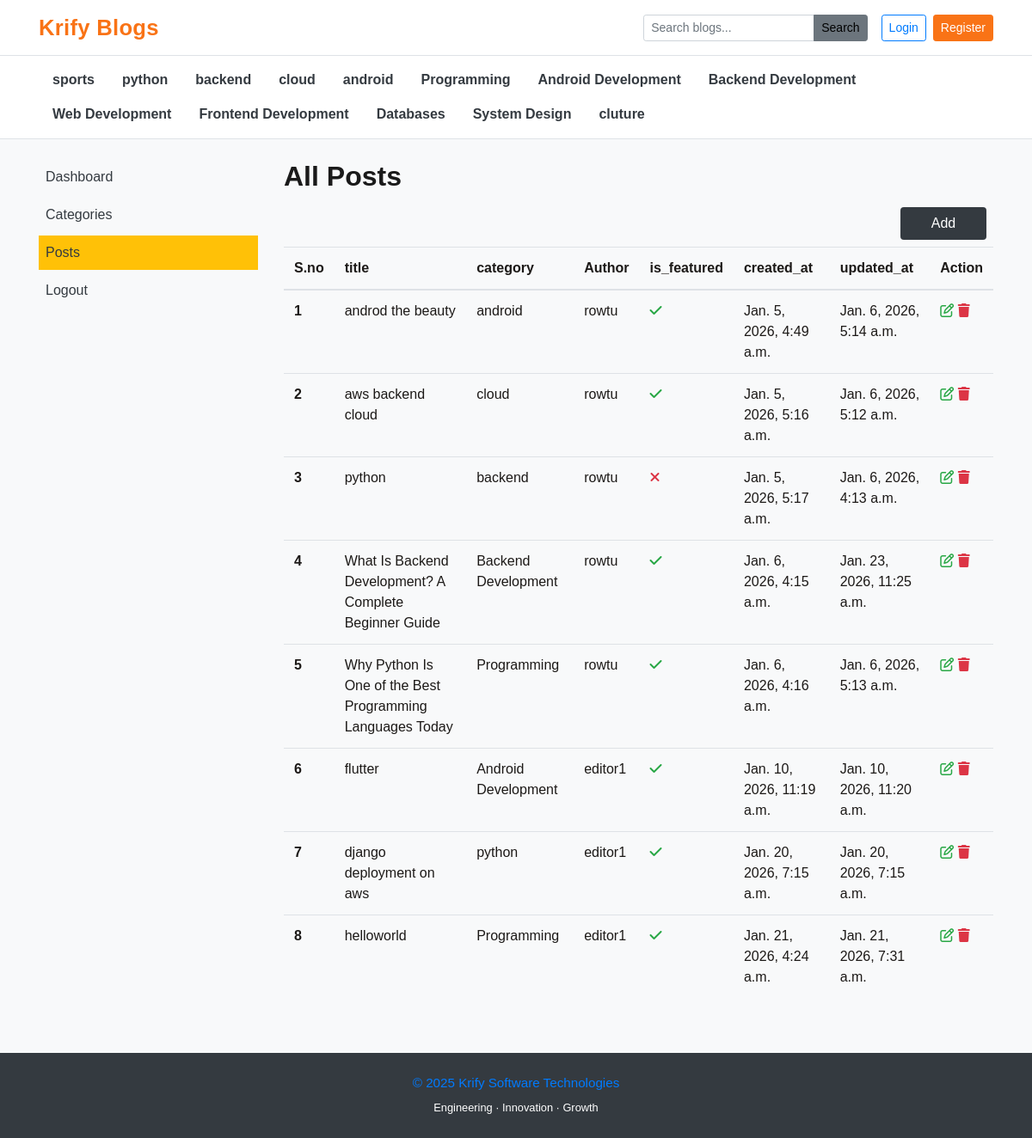
/dashboard/posts, run on the app's committed database.
### blog/models.py (models this page shows, shortened)
class Category(models.Model):
    category_name=models.CharField(max_length=50,unique=True)
    create_at=models.DateTimeField(auto_now_add=True)
    update_at=models.DateTimeField(auto_now=True)
    class Meta:
        verbose_name_plural="categories"
    def __str__(self):
        return self.category_name

class Blog(models.Model):
    title= models.CharField(max_length=100,blank=False)
    slug= models.SlugField(max_length=150,unique=True,blank=True)
    category=models.ForeignKey(Category,on_delete=models.CASCADE)
    author=models.ForeignKey(User,on_delete=models.CASCADE)
    featured_img=models.ImageField(upload_to='upload/%Y/%m/%d')
    short_description=models.TextField(max_length=500)
    blog_body=models.TextField(max_length=2000)
    status=models.IntegerField(choices=STATUS_CHOICES,default=0)
    is_featured=models.BooleanField(default=False)
    created_at=models.DateTimeField(auto_now_add=True)
    updated_at=models.DateTimeField(auto_now=True)

### dashboards/views.py (the view)
# urls.py: path('/posts',posts,name="posts"),
def posts(request):
    posts=Blog.objects.all()
    context={
        "posts":posts
    }
    return render (request,"dashboard/posts.html",context)

### blog/context_processors.py (called while the page is built)
def categories_processor(request):
    categories = Category.objects.all()
    return dict(categories=categories)

def social_links(request):
    social_links=Sociallinks.objects.all()
    return dict(social_links=social_links)

### templates/dashboard/posts.html
{% extends 'base.html' %} {% block content %}
<div class="row">
  <div class="col-md-3">{% include 'dashboard/sidebar.html' %}</div>
  <div class="col-md-9">
    <h2>All Posts</h2>
    <a href="{% url 'AddPosts' %}">
      <button
        class="btn text-white bg-dark m-2"
        style="width: 100px; float: right"
      >
        Add
      </button>
    </a>
    <table class="table table-hover">
      <thead>
        <tr>
          <th scope="col">S.no</th>
          <th scope="col">title</th>
          <th scope="col">category</th>
          <th scope="col">Author</th>
          <th scope="col">is_featured</th>
          <th scope="col">created_at</th>
          <th scope="col">updated_at</th>
          <th scope="col">Action</th>
        </tr>
      </thead>
      <tbody>
        {% for post in posts %}
        <tr>
          <th scope="row">{{forloop.counter}}</th>
          <td>{{post.title}}</td>
          <td>{{post.category}}</td>
          <td>{{post.author}}</td>
          <td>{% if post.is_featured %}
            <i class="fas fa-check text-success"></i>
          {% else %}
            <i class="fas fa-times text-danger">
          {% endif %}</td>
          <td>{{post.created_at}}</td>
          <td>{{post.updated_at}}</td>
          <div class="d-flex gap-3">
            <td>
              <a href="{% url 'EditPost' post.id %}"
                ><i class="fa-regular fa-pen-to-square text-success"></i
              ></a>
              <a href="{%url 'deletepost' post.id %}"
                ><i class="fas fa-trash text-danger"></i
              ></a>
            </td>
          </div>
        </tr>
        {% endfor %}
      </tbody>
    </table>
  </div>
</div>
{% endblock content %}

### templates/base.html (shortened to what this page needs)
{% load static %}
<!DOCTYPE html>
<html lang="en">
  <head>
    <link
      rel="stylesheet"
      href="https://cdnjs.cloudflare.com/ajax/libs/font-awesome/6.5.1/css/all.min.css"
    />
    <link
      href="https://getbootstrap.com/docs/4.0/dist/css/bootstrap.min.css"
      rel="stylesheet"
    />
    <link href="{% static 'css/blog.css' %}" rel="stylesheet" />
  </head>
  <body class="bg-light">
    <header class="sticky-top">
      <nav class="navbar navbar-light bg-white border-bottom">
        <div
          class="container d-flex justify-content-between align-items-center"
        >
          <a href="/" class="navbar-brand font-weight-bold text-primary">
            Krify Blogs
          </a>
          <div class="d-flex align-items-center">
            <form
              action="{% url 'search' %}"
              method="GET"
              class="d-none d-md-flex mr-3"
            >
              <div class="input-group input-group-sm">
                <input
                  type="search"
                  name="text"
                  value="{{query}}"
                  class="form-control"
                  placeholder="Search blogs..."
                />
                <div class="input-group-append">
                  <button class="btn btn-warning">Search</button>
                </div>
              </div>
            </form>
            {% if user.is_authenticated %}
            <span><a href="{% url 'dashboard' %}">Dashboard</a></span>
            &emsp;
            <a href="{% url 'logout' %}" class="btn btn-primary btn-sm"
              >Logout</a
            >
            {% else %}
            <a
              href="{%url 'login' %}"
              class="btn btn-outline-primary btn-sm mr-2"
              >Login</a
            >
            <a href="{% url 'register' %}" class="btn btn-primary btn-sm"
              >Register</a
            >
            {% endif %}
          </div>
        </div>
      </nav>
      <div class="bg-white border-bottom">
        <div class="container">
          <ul
            class="nav flex-wrap py-2 justify-content-center justify-content-md-start"
          >
            {% for cat in categories %}
            <li class="nav-item">
              <a
                class="nav-link px-3 text-dark font-weight-bold"
                href="{% url 'post_by_category' cat.id %}"
              >
                {{ cat }}
              </a>
            </li>
            {% endfor %}
          </ul>
        </div>
      </div>
    </header>
    <main class="container my-4">
      {% block content %} {% endblock content %}
    </main>
    <footer class="bg-dark text-white mt-5">
      <div class="container py-4 text-center">
        <p class="mb-1 text-primary">© 2025 Krify Software Technologies</p>
        <small class="text"> Engineering · Innovation · Growth </small>
      </div>
    </footer>
  </body>
</html>

### blogmain/mainstatic/css/blog.css (style rules this page uses)
:root { --primary: #f97316; --dark: #1c1917; --muted: #f1edea; --bg: #f4f5f5; }
body { font-family: "Poppins", sans-serif; background: var(--bg); color: var(--dark); }
.navbar-brand { color: var(--dark) !important; }
.nav-link { color: var(--muted); }
.navbar-brand { font-size: 1.6rem; font-weight: 700; color: var(--primary) !important; letter-spacing: 0.3px; }
.nav-link { color: var(--dark); font-weight: 500; transition: color 0.2s ease; }
input.form-control { border-radius: 6px; font-size: 0.9rem; }
.btn-primary { background-color: var(--primary); border-color: var(--primary); }
.btn-warning { background-color: var(--secondary); border-color: var(--secondary); color: #000; }
.bg-white.border-bottom { background-color: #ffffff; }
main { min-height: 70vh; }
h1, h2, h3, h4, h5 { font-weight: 700; color: #1a1a1a; }
p { color: #444; font-size: 0.95rem; }

### data on the page
Category: category_name "sports"
Category: category_name "python"
Category: category_name "backend"
Category: category_name "cloud"
Category: category_name "android"
Category: category_name "Programming"
Category: category_name "Android Development"
Category: category_name "Backend Development"
Category: category_name "Web Development"
Category: category_name "Frontend Development"
Category: category_name "Databases"
Category: category_name "System Design"
Category: category_name "cluture"
Blog: title "androd the beauty", category "android", author "rowtu", is_featured True (drawn), created_at "Jan. 5, 2026, 4:49 a.m.", updated_at "Jan. 6, 2026, 5:14 a.m."
Blog: title "aws backend cloud", category "cloud", author "rowtu", is_featured True (drawn), created_at "Jan. 5, 2026, 5:16 a.m.", updated_at "Jan. 6, 2026, 5:12 a.m."
Blog: title "python", category "backend", author "rowtu", is_featured False (drawn), created_at "Jan. 5, 2026, 5:17 a.m.", updated_at "Jan. 6, 2026, 4:13 a.m."
Blog: title "What Is Backend Development? A Complete Beginner Guide", category "Backend Development", author "rowtu", is_featured True (drawn), created_at "Jan. 6, 2026, 4:15 a.m.", updated_at "Jan. 23, 2026, 11:25 a.m."
Blog: title "Why Python Is One of the Best Programming Languages Today", category "Programming", author "rowtu", is_featured True (drawn), created_at "Jan. 6, 2026, 4:16 a.m.", updated_at "Jan. 6, 2026, 5:13 a.m."
Blog: title "flutter", category "Android Development", author "editor1", is_featured True (drawn), created_at "Jan. 10, 2026, 11:19 a.m.", updated_at "Jan. 10, 2026, 11:20 a.m."
Blog: title "django deployment on aws", category "python", author "editor1", is_featured True (drawn), created_at "Jan. 20, 2026, 7:15 a.m.", updated_at "Jan. 20, 2026, 7:15 a.m."
Blog: title "helloworld", category "Programming", author "editor1", is_featured True (drawn), created_at "Jan. 21, 2026, 4:24 a.m.", updated_at "Jan. 21, 2026, 7:31 a.m."
